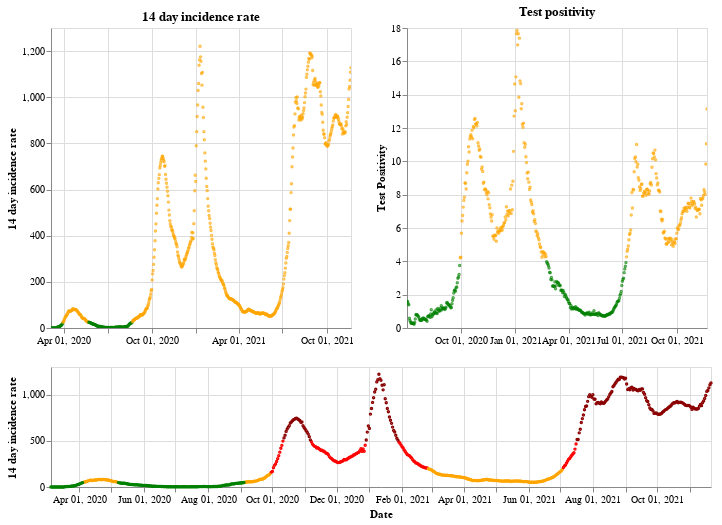

Write notebook code for a chart like this one.
### Markdown cell above
## Northern Ireland

### Code cell
plot_traffic_light('Northern Ireland')

### Figure 1 — Vega-Lite specification as saved in the notebook (floating-point values rounded to 4 significant figures; data arrays with more than 128 entries replaced by an {"elided": "..."} marker saying what was removed)
{"config": {"view": {"continuousWidth": 400, "continuousHeight": 300}}, "vconcat": [{"hconcat": [{"mark": {"type": "point", "size": 2}, "encoding": {"color": {"condition": {"value": "green", "test": "(datum.twoWeeklyCasesRate <= 25)"}, "value": "orange"}, "tooltip": [{"type": "nominal", "field": "areaName"}, {"type": "temporal", "field": "date"}, {"type": "quantitative", "field": "twoWeeklyCasesRate"}, {"type": "quantitative", "field": "testPositivity"}], "x": {"type": "temporal", "axis": {"title": ""}, "field": "date", "scale": {"domain": {"selection": "DateBrush"}}, "timeUnit": "yearmonthdate"}, "y": {"type": "quantitative", "axis": {"title": "14 day incidence rate"}, "field": "twoWeeklyCasesRate"}}, "title": "14 day incidence rate", "width": 300}, {"mark": {"type": "point", "size": 2}, "encoding": {"color": {"condition": {"value": "green", "test": "(datum.testPositivity <= 4)"}, "value": "orange"}, "tooltip": [{"type": "nominal", "field": "areaName"}, {"type": "temporal", "field": "date"}, {"type": "quantitative", "field": "twoWeeklyCasesRate"}, {"type": "quantitative", "field": "testPositivity"}], "x": {"type": "temporal", "axis": {"title": ""}, "field": "date", "scale": {"domain": {"selection": "DateBrush"}}, "timeUnit": "yearmonthdate"}, "y": {"type": "quantitative", "axis": {"title": "Test Positivity"}, "field": "testPositivity"}}, "title": "Test positivity", "width": 300}]}, {"layer": [{"mark": {"type": "point", "size": 2}, "encoding": {"color": {"condition": {"value": "orange", "test": "(((datum.testPositivity < 4) && (datum.twoWeeklyCasesRate >= 50)) && (datum.twoWeeklyCasesRate < 200))"}, "value": "red"}, "opacity": {"condition": {"value": 1, "test": "((datum.twoWeeklyCasesRate >= 50) && (datum.twoWeeklyCasesRate < 500))"}, "value": 0}, "tooltip": [{"type": "nominal", "field": "areaName"}, {"type": "temporal", "field": "date"}, {"type": "quantitative", "field": "twoWeeklyCasesRate"}, {"type": "quantitative", "field": "testPositivity"}], "x": {"type": "temporal", "axis": {"title": "Date"}, "field": "date", "timeUnit": "yearmonthdate"}, "y": {"type": "quantitative", "axis": {"title": "14 day incidence rate"}, "field": "twoWeeklyCasesRate"}}, "selection": {"DateBrush": {"type": "interval", "encodings": ["x"], "fields": ["Time"]}}}, {"mark": {"type": "point", "size": 2}, "encoding": {"color": {"value": "darkred"}, "opacity": {"condition": {"value": 1, "test": "(datum.twoWeeklyCasesRate >= 500)"}, "value": 0}, "tooltip": [{"type": "nominal", "field": "areaName"}, {"type": "temporal", "field": "date"}, {"type": "quantitative", "field": "twoWeeklyCasesRate"}, {"type": "quantitative", "field": "testPositivity"}], "x": {"type": "temporal", "axis": {"title": "Date"}, "field": "date", "timeUnit": "yearmonthdate"}, "y": {"type": "quantitative", "axis": {"title": "14 day incidence rate"}, "field": "twoWeeklyCasesRate"}}}, {"mark": {"type": "point", "size": 2}, "encoding": {"color": {"condition": {"value": "green", "test": "((datum.testPositivity < 4) && (datum.twoWeeklyCasesRate < 50))"}, "value": "orange"}, "opacity": {"condition": {"value": 1, "test": "(datum.twoWeeklyCasesRate < 50)"}, "value": 0}, "tooltip": [{"type": "nominal", "field": "areaName"}, {"type": "temporal", "field": "date"}, {"type": "quantitative", "field": "twoWeeklyCasesRate"}, {"type": "quantitative", "field": "testPositivity"}], "x": {"type": "temporal", "axis": {"title": "Date"}, "field": "date", "timeUnit": "yearmonthdate"}, "y": {"type": "quantitative", "axis": {"title": "14 day incidence rate"}, "field": "twoWeeklyCasesRate"}}}], "height": 120, "width": 660}], "data": {"name": "data-2270ac4fcf756f491eafce15477bda79"}, "$schema": "https://vega.github.io/schema/vega-lite/v4.8.1.json", "datasets": {"data-2270ac4fcf756f491eafce15477bda79": {"elided": "627 records"}}}
